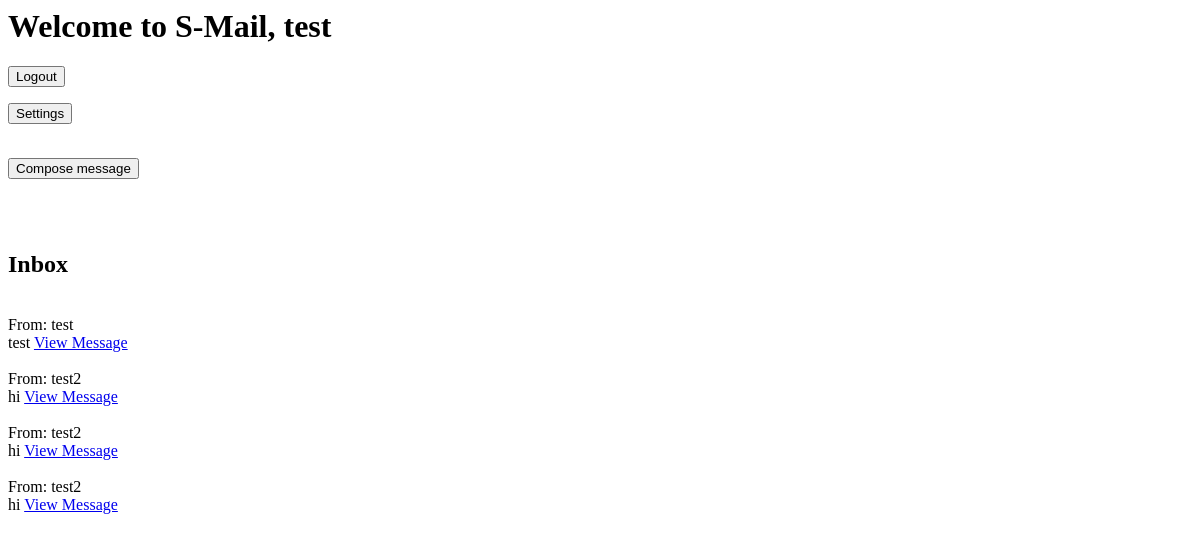
/mainpage (signed in), run on an earlier commit of the app's database.
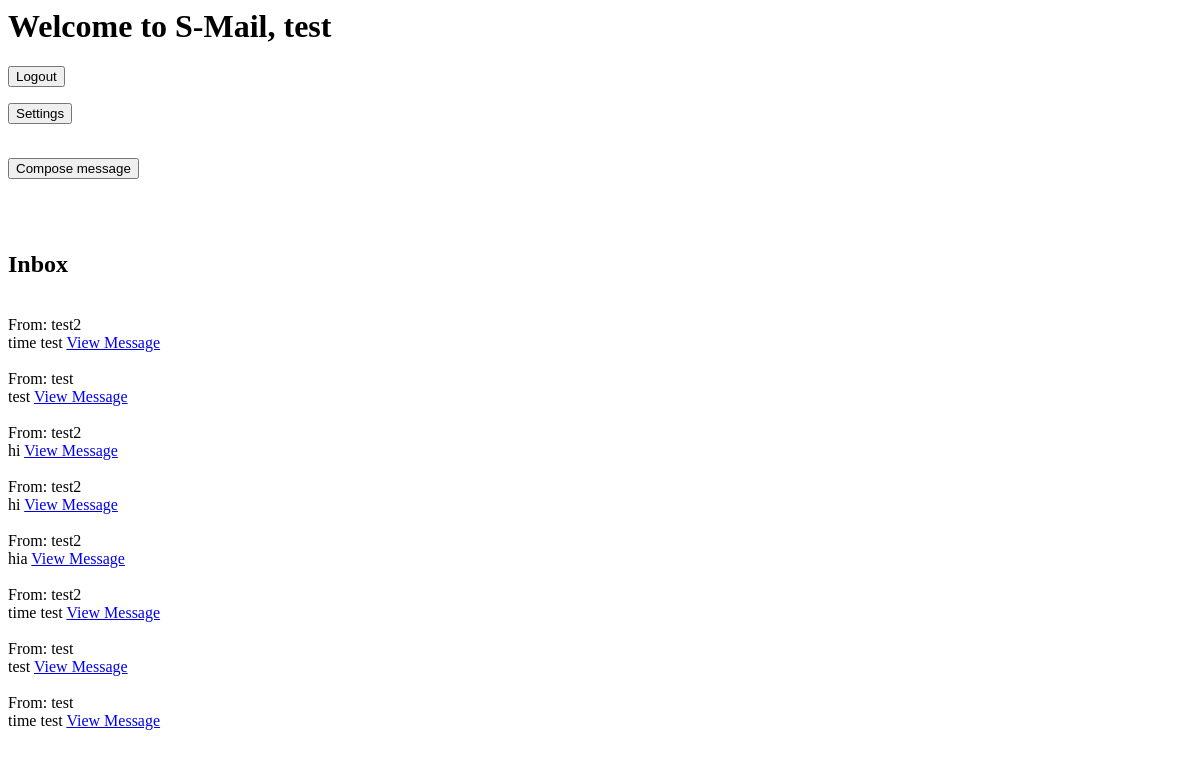
And on a later commit of the database.
### app/models.py (models this page shows, shortened)
class User(db.Model, UserMixin):
    id = db.Column(db.Integer, primary_key=True)
    username = db.Column(db.String(32), nullable=False)
    password = db.Column(db.String(32), nullable=False)
    email = db.Column(db.String(100), nullable=False)
    def received_messages(self):
        return Message.query.filter_by(recipient=self).order_by(Message.timestamp.desc()).all()

class Message(db.Model):
    id = db.Column(db.Integer, primary_key=True)
    sender_id = db.Column(db.Integer, db.ForeignKey('user.id'), nullable=False)
    recipient_id = db.Column(db.Integer, db.ForeignKey('user.id'), nullable=False)
    subject = db.Column(db.String(100), nullable=False)
    body = db.Column(db.String(500), nullable=False)
    timestamp = db.Column(db.DateTime, default=datetime.now(pytz.timezone('US/Pacific')))
    sender = db.relationship('User', foreign_keys=[sender_id])
    recipient = db.relationship('User', foreign_keys=[recipient_id])

### app/routes.py (the view)
@myapp_obj.route("/mainpage", methods=['GET', 'POST'])
@login_required
def mainpage():
    messages = current_user.received_messages()
    return render_template('mainpage.html', messages=messages, name = current_user.username)

### app/models.py (called while the page is built)
@login_manager.user_loader
def load_user(user_id):
    return User.query.get(int(user_id))

### app/templates/mainpage.html (shortened to what this page needs)
<html>
    <head>
    </head>
    <body>
        <h1>Welcome to S-Mail, {{ name }}</h1>
        <form action="{{ url_for('logout') }}" method="post">
            <button type="submit">Logout</button>
        </form>
        <form action="{{ url_for('settings') }}">
            <button type="submit">Settings</button>
        </form>
        <br>
        <form action="{{ url_for('compose') }}" method="post">
            <button type="submit">Compose message</button>
        </form>
        <br>
        <br>
        <h2>Inbox</h2>
        <br>
        <tbody>
            {% for message in messages %}
                <tr>
                    <td>From: {{ message.sender.username }}</td>
                    <br>
                    <td>{{ message.subject }}</td>
                    <td><a href="{{ url_for('message', message_id=message.id) }}">View Message</a></td>
                    <br>
                    <br>
                </tr>
            {% endfor %}
        </tbody>

What changed in the data, as far as the page shows it:
removed Message: sender.username "test2", subject "hi"
added Message: sender.username "test2", subject "time test"
added Message: sender.username "test2", subject "hia"
added Message: sender.username "test2", subject "time test"
added Message: sender.username "test", subject "test"
added Message: sender.username "test", subject "time test"
